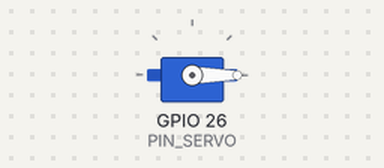
Bench run of a sketch on a simulated ESP32. On the bench: servo.

Above: at 0.05 s.
At 1.15 s:
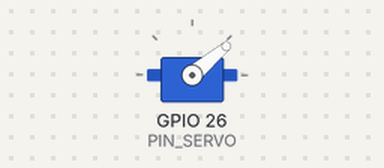
At 2.25 s:
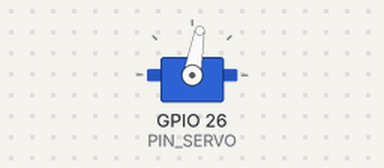
At 4.45 s:
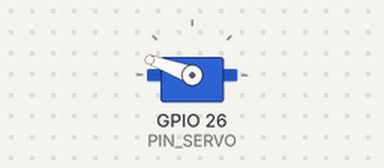
Timing chart, 0 to 7.2 s (numbered marks = the images above):
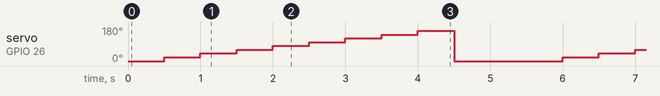

Measured:
- by itself, servo on GPIO 26 (PIN_SERVO): repeats every 5.5 s: 40° 0.50 s, 60° 0.50 s, 80° 0.50 s, 100° 0.50 s, 120° 0.50 s, 140° 0.50 s, 160° 0.50 s, 0° 1.5 s, 20° 0.50 s

The sketch:

esp32Servo.ino
```cpp
#include <ESP32Servo.h>
#define PIN_SERVO 26
Servo myServo;

void setup() {
  // put your setup code here, to run once:
  myServo.attach(PIN_SERVO);
}

void loop() {
  // put your main code here, to run repeatedly:
  for(int i=0;i<180; i+=20){
    myServo.write(i);
    delay(500);
  }

  myServo.write(0);
    delay(1000);
}
```
